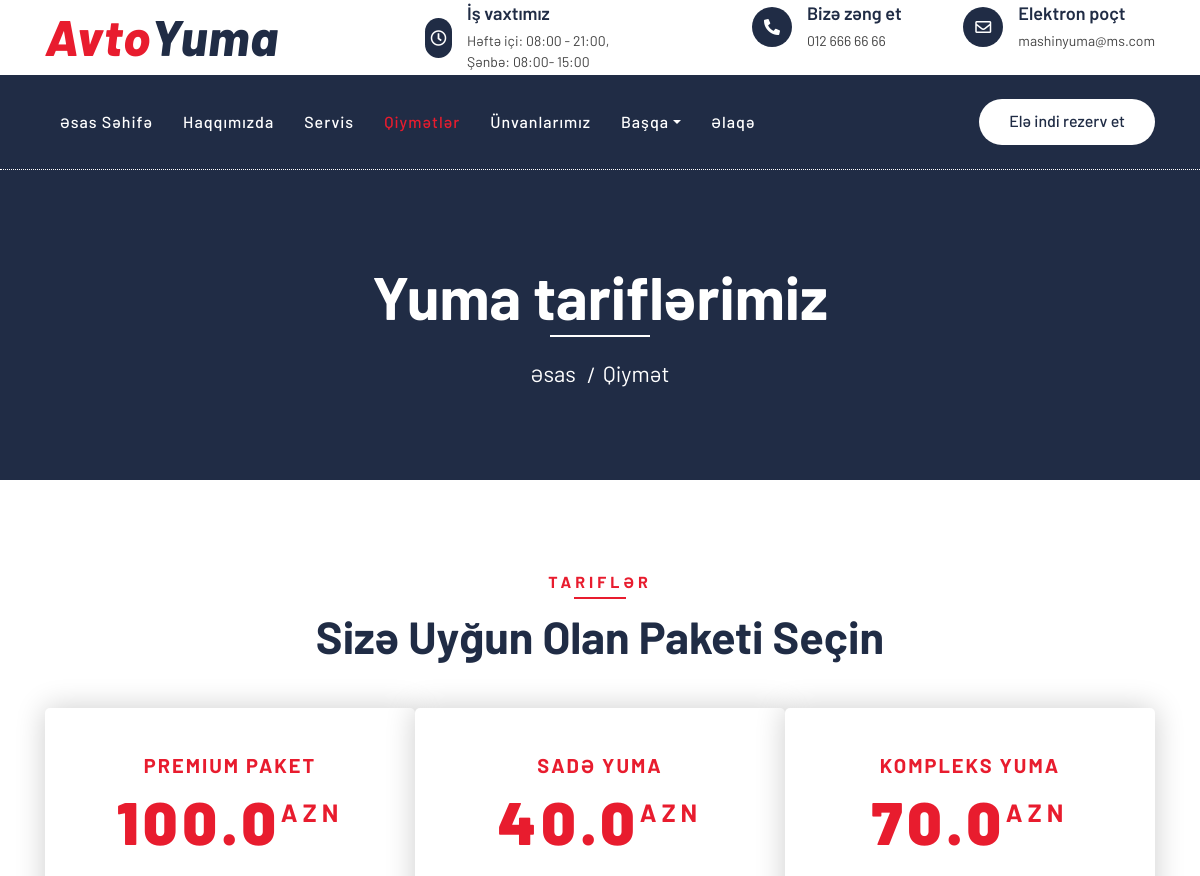
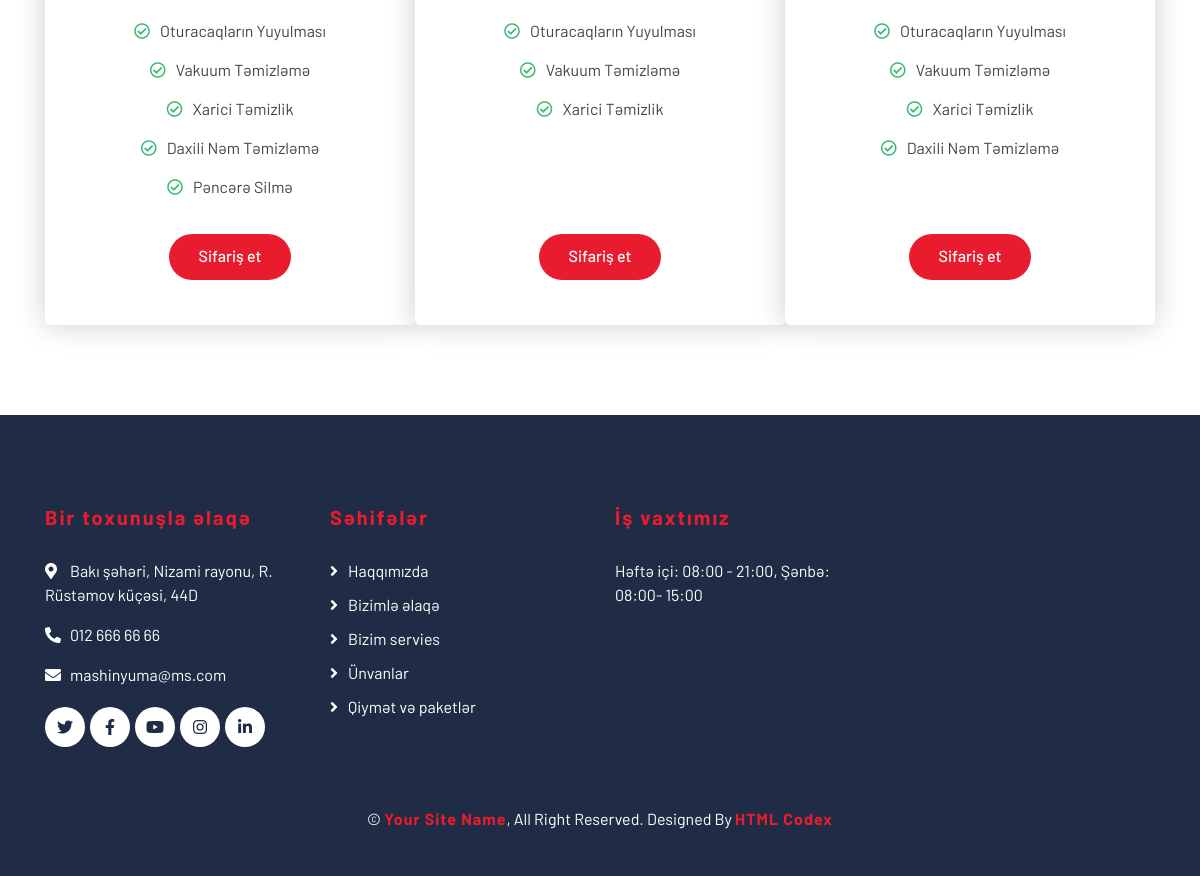
The page /price/ on the database its author committed (2 pictures, top to bottom).
### pages/models.py (models this page shows, shortened)
class Location(models.Model):
    title = models.CharField(max_length=100,verbose_name="Başlıq")
    location = models.TextField(verbose_name="Ünvan")
    phone = models.CharField(max_length=100,verbose_name="Telefon")
    is_main = models.BooleanField(default=False,verbose_name="Əsas ünvan")
    email = models.EmailField(blank=True)
    open_hour = models.CharField(max_length=100, verbose_name="İş saatı:",blank=True)
    status = models.CharField(choices=STATUS,max_length=100)
    facebook = models.CharField(max_length=1000,blank=True)
    twitter = models.CharField(max_length=1000,blank=True)
    instagram = models.CharField(max_length=1000,blank=True)
    youtube = models.CharField(max_length=1000,blank=True)
    linkedin = models.CharField(max_length=1000,blank=True)
    created_date = models.DateTimeField(auto_now_add=True)
    class Meta:
        verbose_name = "Ünvan və parametr"
        verbose_name_plural = "Ünvan və parametrlər"

class Price(models.Model):
    title = models.CharField(max_length=100, verbose_name="Başlıq")
    price = models.FloatField(verbose_name="Qiymət")
    pr1 = models.CharField(verbose_name="Paketə daxildir",blank=True,max_length=100)
    pr2 = models.CharField(verbose_name="Paketə daxildir",blank=True,max_length=100)
    pr3 = models.CharField(verbose_name="Paketə daxildir",blank=True,max_length=100)
    pr4 = models.CharField(verbose_name="Paketə daxildir",blank=True,max_length=100)
    pr5 = models.CharField(verbose_name="Paketə daxildir",blank=True,max_length=100)
    pr6 = models.CharField(verbose_name="Paketə daxildir",blank=True,max_length=100)
    pr7 = models.CharField(verbose_name="Paketə daxildir",blank=True,max_length=100)
    pr8 = models.CharField(verbose_name="Paketə daxildir",blank=True,max_length=100)
    pr9 = models.CharField(verbose_name="Paketə daxildir",blank=True,max_length=100)
    pr10 = models.CharField(verbose_name="Paketə daxildir",blank=True,max_length=100)
    status = models.CharField(choices=STATUS,max_length=100)
    created_date = models.DateTimeField(auto_now_add=True)
    class Meta:
        verbose_name = "Qiymət Paketlər"
        verbose_name_plural = "Qiymət Paketlər"

### pages/views.py (the view)
# urls.py: path('price/',views.price,name = 'price'),
def price(request):
    prices = Price.objects.filter(status = "active")
    context = {
        "prices":prices,
    }
    return render(request, "pages/price.html",context)

### pages/context_processor.py (called while the page is built)
def about(request):
    about = About.objects.get()
    context = {
        "about":about,
    }
    return context

def location(request):
    settings = Location.objects.get(is_main =True)
    context = {
        "settings":settings,
    }
    return context

### templates/pages/price.html (shortened to what this page needs)
{% extends "base.html" %}
{% block body %}
        <div class="page-header">
            <div class="container">
                <div class="row">
                    <div class="col-12">
                        <h2>Yuma tariflərimiz</h2>
                    </div>
                    <div class="col-12">
                        <a href="{% url 'pages:index' %}">Əsas</a>
                        <a href="">Qiymət</a>
                    </div>
                </div>
            </div>
        </div>
        <div class="price">
            <div class="container">
                <div class="section-header text-center">
                    <p>Tariflər</p>
                    <h2>Sizə uyğun olan paketi seçin</h2>
                </div>
                <div class="row">
                    {% for price in prices  %}
                    <div class="col-md-4" widht = "100">
                        <div class="price-item featured-item">
                            <div class="price-header">
                                <h3>{{price.title}}</h3>
                                <h2><strong>{{price.price}}</strong><span>AZN</span></h2>
                            </div>
                            <div class="price-body">
                                <ul>
                                    <li><i class="far fa-check-circle"></i>{{price.pr1}}</li>
                                    <li><i class="far fa-check-circle"></i>{{price.pr2}}</li>
                                    {% if price.pr3 %}
                                    <li><i class="far fa-check-circle"></i>{{price.pr3}}</li>
                                    {% endif %}
                                    {% if price.pr4 %}
                                    <li><i class="far fa-check-circle"></i>{{price.pr4}}</li>
                                    {% endif %}
                                    {% if price.pr5 %}
                                    <li><i class="far fa-check-circle"></i>{{price.pr5}}</li>
                                    {% endif %}
                                </ul>
                            </div>
                            <div class="price-footer">
                                <a class="btn btn-custom" href="{% url 'pages:washingpoints' %}">Sifariş et</a>
                            </div>
                        </div>
                    </div>
                    {% endfor %}
                </div>
            </div>
        </div>
{% endblock body %}

### templates/includes/navbar.html (shortened to what this page needs)
     <div class="top-bar">
        <div class="container">
            <div class="row align-items-center">
                <div class="col-lg-4 col-md-12">
                    <div class="logo">
                        <a href="{% url 'pages:index' %}">
                            <h1>Avto<span>Yuma</span></h1>
                        </a>
                    </div>
                </div>
                <div class="col-lg-8 col-md-7 d-none d-lg-block">
                    <div class="row">
                        <div class="col-4">
                            <div class="top-bar-item">
                                <div class="top-bar-icon">
                                    <i class="far fa-clock"></i>
                                </div>
                                <div class="top-bar-text">
                                    <h3>İş vaxtımız</h3>
                                    <p>{{settings.open_hour}}</p>
                                </div>
                            </div>
                        </div>
                        <div class="col-4">
                            <div class="top-bar-item">
                                <div class="top-bar-icon">
                                    <i class="fa fa-phone-alt"></i>
                                </div>
                                <div class="top-bar-text">
                                    <h3>Bizə zəng et</h3>
                                    <p>{{settings.phone}}</p>
                                </div>
                            </div>
                        </div>
                        <div class="col-4">
                            <div class="top-bar-item">
                                <div class="top-bar-icon">
                                    <i class="far fa-envelope"></i>
                                </div>
                                <div class="top-bar-text">
                                    <h3>Elektron poçt</h3>
                                    <p>{{settings.email}}</p>
                                </div>
                            </div>
                        </div>
                    </div>
                </div>
            </div>
        </div>
    </div>
    <div class="nav-bar">
        <div class="container">
            <nav class="navbar navbar-expand-lg bg-dark navbar-dark">
                <div class="collapse navbar-collapse justify-content-between" id="navbarCollapse">
                    <div class="navbar-nav mr-auto">
                        {% if 'index' in request.path or '/' == request.path %}
                        <a href="{% url 'pages:index' %}" class="nav-item nav-link active">Əsas Səhifə</a>
                        {% else %}
                        <a href="{% url 'pages:index' %}" class="nav-item nav-link">Əsas Səhifə</a>
                        {% endif %}
                        {% if "about" in request.path %}
                        <a href="{% url 'pages:about' %}" class="nav-item nav-link active">Haqqımızda</a>
                        {% else %}
                        <a href="{% url 'pages:about' %}" class="nav-item nav-link">Haqqımızda</a>
                        {% endif %}
                        {% if "service" in request.path %}
                        <a href="{% url 'pages:services' %}" class="nav-item nav-link active">Servis</a>
                        {% else %}
                        <a href="{% url 'pages:services' %}" class="nav-item nav-link">Servis</a>
                        {% endif %}
                        {% if "price" in request.path %}
                        <a href="{% url 'pages:price' %}" class="nav-item nav-link active">Qiymətlər</a>
                        {% else %}
                        <a href="{% url 'pages:price' %}" class="nav-item nav-link">Qiymətlər</a>
                        {% endif %}
                        {% if "washingpoints" in request.path %}
                        <a href="{% url 'pages:washingpoints' %}" class="nav-item nav-link active">Ünvanlarımız</a>
                        {% else %}
                        <a href="{% url 'pages:washingpoints' %}" class="nav-item nav-link">Ünvanlarımız</a>
                        {% endif %}
                        <div class="nav-item dropdown">
                            <a href="#" class="nav-link dropdown-toggle" data-toggle="dropdown">Başqa</a>
                        </div>
                        {% if 'contact' in request.path %}
                        <a href="{% url 'pages:contact' %}" class="nav-item nav-link active">Əlaqə</a>
                        {% else %}
                        <a href="{% url 'pages:contact' %}" class="nav-item nav-link">Əlaqə</a>
                        {% endif %}
                    </div>
                    <div class="ml-auto">
                        <a class="btn btn-custom" href="{% url 'pages:washingpoints' %}">Elə indi rezerv et</a>
                    </div>
                </div>
            </nav>
        </div>
    </div>

### templates/includes/footer.html (shortened to what this page needs)
{% load static %}
        <div class="footer">
            <div class="container">
                <div class="row">
                    <div class="col-lg-3 col-md-6">
                        <div class="footer-contact">
                            <h2>Bir toxunuşla əlaqə</h2>
                            <p><i class="fa fa-map-marker-alt"></i>{{settings.location}}</p>
                            <p><i class="fa fa-phone-alt"></i>{{settings.phone}}</p>
                            <p><i class="fa fa-envelope"></i>{{settings.email}}</p>
                            <div class="footer-social">
                                <a class="btn" href="{{settings.twitter}}"><i class="fab fa-twitter"></i></a>
                                <a class="btn" href="{{settings.facebook}}"><i class="fab fa-facebook-f"></i></a>
                                <a class="btn" href="{{settings.youtube}}"><i class="fab fa-youtube"></i></a>
                                <a class="btn" href="{{settings.instagram}}"><i class="fab fa-instagram"></i></a>
                                <a class="btn" href="{{settings.linkedin}}"><i class="fab fa-linkedin-in"></i></a>
                            </div>
                        </div>
                    </div>
                    <div class="col-lg-3 col-md-6">
                        <div class="footer-link">
                            <h2>Səhifələr</h2>
                            <a href="{% url 'pages:about' %}">Haqqımızda</a>
                            <a href="{% url 'pages:contact' %}">Bizimlə əlaqə</a>
                            <a href="{% url 'pages:services' %}">Bizim servies</a>
                            <a href="{% url 'pages:washingpoints'  %}">Ünvanlar</a>
                            <a href="{% url 'pages:price' %}">Qiymət və paketlər</a>
                        </div>
                    </div>
                    <div class="col-lg-3 col-md-6">
                        <div class="footer-link">
                            <h2>İş vaxtımız</h2>
                            {{settings.open_hour}}
                        </div>
                    </div>
                    <div class="col-lg-3 col-md-6">
                    </div>
                </div>
            </div>
            <div class="container copyright">
                <p>&copy; <a href="#">Your Site Name</a>, All Right Reserved. Designed By <a href="https://htmlcodex.com">HTML Codex</a></p>
            </div>
        </div>

### rows shown on the page
Location: open_hour "Həftə içi: 08:00 - 21:00, Şənbə: 08:00- 15:00", phone "012 666 66 66", email "mashinyuma@ms.com", location "Bakı şəhəri, Nizami rayonu, R. Rüstəmov küçəsi, 44D"
Price: title "PREMIUM PAKET", price "100.0", pr1 "Oturacaqların Yuyulması", pr2 "Vakuum Təmizləmə", pr3 "Xarici Təmizlik", pr4 "Daxili Nəm Təmizləmə", pr5 "Pəncərə Silmə"
Price: title "SADƏ YUMA", price "40.0", pr1 "Oturacaqların Yuyulması", pr2 "Vakuum Təmizləmə", pr3 "Xarici Təmizlik"
Price: title "KOMPLEKS YUMA", price "70.0", pr1 "Oturacaqların Yuyulması", pr2 "Vakuum Təmizləmə", pr3 "Xarici Təmizlik", pr4 "Daxili Nəm Təmizləmə"
